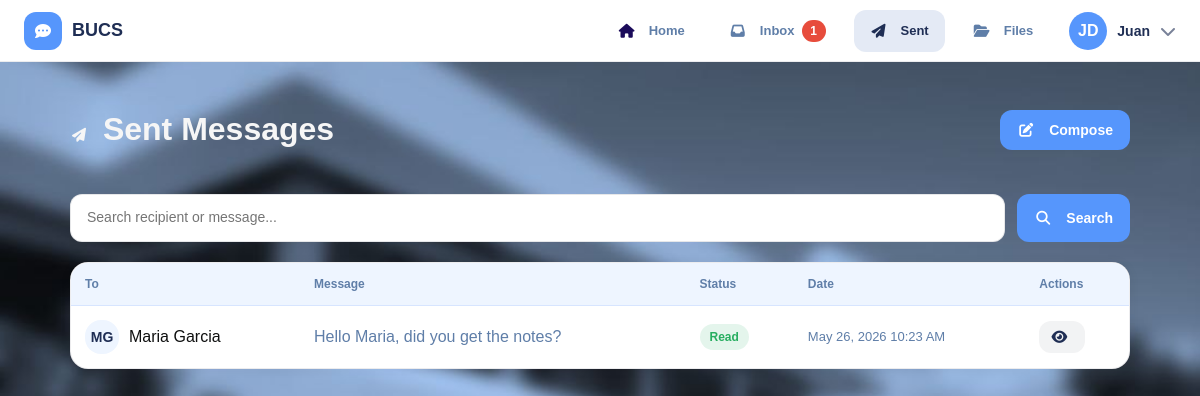
Screenshot of /sent.php (signed in) with the database file from the repository.
### tables this page shows
CREATE TABLE IF NOT EXISTS messages (
    mess_id   INT AUTO_INCREMENT PRIMARY KEY,
    sender_id VARCHAR(20)  NOT NULL,
    receiver  VARCHAR(20)  NOT NULL,
    message   TEXT         NOT NULL,
    status    ENUM('sent','read','deleted') DEFAULT 'sent',
    sent_at   DATETIME     DEFAULT CURRENT_TIMESTAMP,
    FOREIGN KEY (sender_id) REFERENCES users(id_no) ON DELETE CASCADE,
    FOREIGN KEY (receiver)  REFERENCES users(id_no) ON DELETE CASCADE
);

CREATE TABLE IF NOT EXISTS users (
    id_no      VARCHAR(20)  PRIMARY KEY,
    fname      VARCHAR(50)  NOT NULL,
    mname      VARCHAR(50)  DEFAULT '',
    lname      VARCHAR(50)  NOT NULL,
    uname      VARCHAR(50)  NOT NULL UNIQUE,
    pwd        VARCHAR(255) NOT NULL,
    created_at DATETIME     DEFAULT CURRENT_TIMESTAMP
);

### includes/config.php (called while the page is built, shortened)
<?php
function sanitize($conn, $val) {
    return $conn->real_escape_string(htmlspecialchars(trim($val)));
}
function auth_guard() {
    return $_SESSION['user'];
}

### sent.php (the view, shortened to what this page needs)
<?php
require_once 'includes/config.php';
$me = auth_guard();
$db  = getDB();
$uid = $me['id_no'];
$search = sanitize($db, $_GET['search'] ?? '');
$where  = "m.sender_id='$uid'";
$msgs = $db->query("
    SELECT m.*, u.fname, u.lname
    FROM messages m JOIN users u ON m.receiver = u.id_no
    WHERE $where
    ORDER BY m.sent_at DESC");
include 'includes/head.php';
include 'includes/navbar.php';
?>
<div class="page-wrap">
  <div class="page-head">
    <h1 class="page-title"><i class="fa fa-paper-plane"></i> Sent Messages</h1>
    <a href="compose.php" class="btn btn-primary"><i class="fa fa-pen-to-square"></i> Compose</a>
  </div>
  <form action="" method="get" class="search-row">
    <input type="search" name="search" class="form-control" placeholder="Search recipient or message..." value="<?= htmlspecialchars($search) ?>">
    <button type="submit" class="btn btn-primary"><i class="fa fa-search"></i> Search</button>
  </form>
  <div class="card">
    <?php if ($msgs->num_rows === 0): ?>
      <div class="empty-state"><i class="fa fa-paper-plane"></i><p>No sent messages yet.</p></div>
    <?php else: ?>
      <div class="tbl-wrap">
        <table class="tbl">
          <thead>
            <tr><th>To</th><th>Message</th><th>Status</th><th>Date</th><th>Actions</th></tr>
          </thead>
          <tbody>
          <?php while ($m = $msgs->fetch_assoc()): ?>
            <tr>
              <td>
                <div class="person-row">
                  <div class="avatar avatar-sm avatar-purple">
                    <?= strtoupper(substr($m['fname'],0,1).substr($m['lname'],0,1)) ?>
                  </div>
                  <span class="name"><?= htmlspecialchars($m['fname'].' '.$m['lname']) ?></span>
                </div>
              </td>
              <td class="tbl-preview">
                <?= htmlspecialchars(mb_substr($m['message'],0,65)) ?><?= mb_strlen($m['message'])>65?'…':'' ?>
              </td>
              <td><span class="badge badge-<?= $m['status'] ?>"><?= ucfirst($m['status']) ?></span></td>
              <td class="text-muted text-sm nowrap"><?= date('M d, Y g:i A', strtotime($m['sent_at'])) ?></td>
              <td>
                <div class="td-actions">
                  <a href="view_message.php?id=<?= $m['mess_id'] ?>" class="btn btn-ghost btn-sm">
                    <i class="fa fa-eye"></i>
                  </a>
                </div>
              </td>
            </tr>
          <?php endwhile; ?>
          </tbody>
        </table>
      </div>
    <?php endif; ?>
  </div>
</div>
</body>
</html>

### css/style.css (style rules this page uses)
*, *::before, *::after { margin:0; padding:0; box-sizing:border-box; }
:root { --navy:#1f2e54; --blue:#2157ad; --blue2:#5696fc; --blue3:#8ab6ff; --light:#eef5ff; --white:#ffffff; --text:#0f1010; --muted:#5f7ea8; --border:#d7e5ff; --bg:#f4f8ff; --success:#27ae60; --error:#e74c3c; --warn:#f39c12; --radius:16px; --shadow:0 4px 20px rgba(33,87,173,.12); --shadow-lg:0 12px 36px rgba(33,87,173,.18); --nav-h:62px; }
html { scroll-behavior:smooth; }
body { font-family:'Montserrat',sans-serif; background:var(--bg) url("../assets/pictures/bucs-bg.jpg") center/cover no-repeat; color:#fff; min-height:100vh; }
h1 { display: block; font-size: 2em; margin-block-start: 0.67em; margin-block-end: 0.67em; margin-inline-start: 0px; margin-inline-end: 0px; color:#f6f6f6; }
form { width:100%; }
button { width:100%; border:none; border-radius:12px; padding:14px; background:var(--blue2); color:#fff; font-size:15px; font-weight:700; cursor:pointer; transition:.25s; margin-top:10px; }
button.btn { width:auto; padding:10px 16px; font-size:14px; margin-top:0; display:inline-flex; align-items:center; justify-content:center; gap:8px; }
.btn { display:inline-flex; align-items:center; justify-content:center; gap:8px; padding:10px 16px; width:auto; border:1px solid transparent; border-radius:12px; background:var(--blue2); color:#fff; font-size:14px; font-weight:700; text-decoration:none; cursor:pointer; transition:.25s; white-space:nowrap; }
.page-head .btn, .card-header .btn, .modal-footer .btn { width:auto; }
.btn-ghost { background:rgba(15,23,42,.05); color:var(--navy); border:1px solid transparent; }
.btn-primary { background:var(--blue2); color:#fff; border:1px solid transparent; margin-top: 0; }
.btn-sm { padding:6px 10px; font-size:13px; }
button i.fa, .btn i.fa, .nav-link i.fa, .card-header i.fa, .page-title i.fa { display:inline-flex; align-items:center; justify-content:center; min-width:18px; min-height:18px; margin-right:6px; font-size:14px; }
.form-control, input[type="text"], input[type="email"], input[type="password"], input[type="search"], select.form-control, textarea.form-control { width:100%; border:1px solid rgba(15,23,42,.10); border-radius:12px; background:#fff; outline:none; font-size:14px; color:var(--text); padding:12px 16px; transition:border-color .25s, box-shadow .25s; min-height:48px; line-height:1.5; }
.search-row { display:flex; flex-wrap:wrap; gap:12px; margin-bottom:20px; }
.search-row .form-control { flex:1; min-width:220px; }
.search-row .btn { flex:0 0 auto; }
.btn i { display: flex; align-items: center; justify-content: center; }
.text-muted { color:var(--muted); }
.text-sm { font-size:13px; }
.person-row { display:flex; align-items:center; gap:10px; }
.td-actions { display:flex; align-items:center; gap:6px; flex-wrap:wrap; }
.td-actions a, .td-actions button { padding:6px 10px; }
.container, .page-wrap, .card, .tbl, .user-dropdown, .modal, .modal-header, .modal-body, .modal-footer { color:var(--text); }
.nav-brand-icon, .nav-avatar, .btn-primary, .btn-danger, .left-panel { color:#fff; }
.avatar { display:grid; place-items:center; border-radius:16px; background:var(--light); color:var(--navy); font-weight:700; }
.avatar-sm { width:34px; height:34px; font-size:14px; }
a { color:var(--blue); text-decoration:none; font-weight:600; }
.page-wrap { max-width:1100px; margin:auto; padding:28px 20px 40px; }
.page-head { display:flex; flex-wrap:wrap; align-items:center; justify-content:space-between; gap:18px; margin-bottom:24px; }
.tbl-preview { max-width:320px; color:var(--muted); }
.badge { display:inline-flex; align-items:center; justify-content:center; padding:6px 10px; border-radius:999px; font-size:12px; font-weight:700; text-transform:capitalize; }
.badge-read { background:rgba(39,174,96,.12);color:var(--success); }
.card { background:#fff; border-radius:18px; border:1px solid rgba(15,23,42,.08); box-shadow:0 1px 12px rgba(15,23,42,.06); overflow:hidden; }
.tbl-wrap { overflow-x:auto; }
.tbl { width:100%; border-collapse:collapse; }
.tbl thead { background:var(--light); }
.tbl th { padding:14px; text-align:left; font-size:12px; color:var(--muted); }
.tbl td { padding:14px; border-top:1px solid var(--border); }

### rows the page displays
messages: receiver.lname "MG", receiver.lname "Maria Garcia", message "Hello Maria, did you get the notes?", status "Read", sent_at "May 26, 2026 10:23 AM"

### other values shown
$unread "1"
substr($me['fname'], 0, 1) . substr($me['lname'], 0, 1) "JD"
$me['fname'] "Juan"
